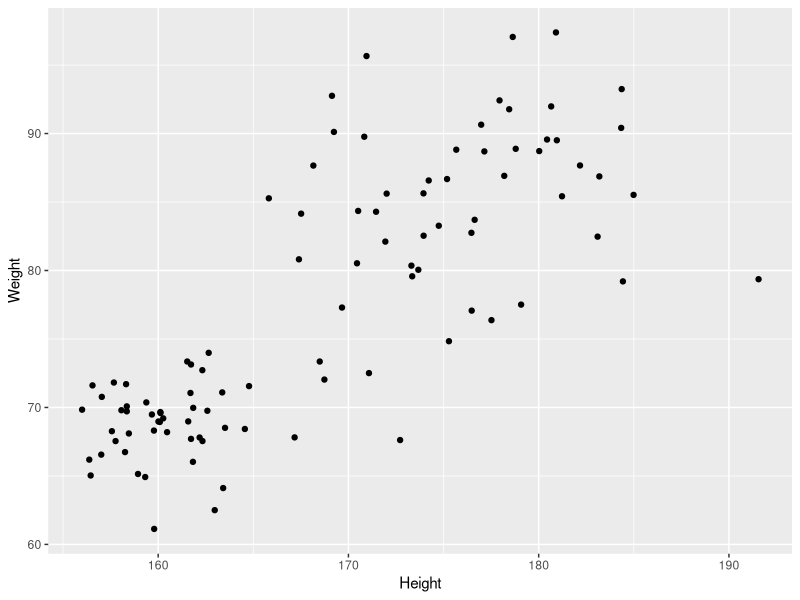
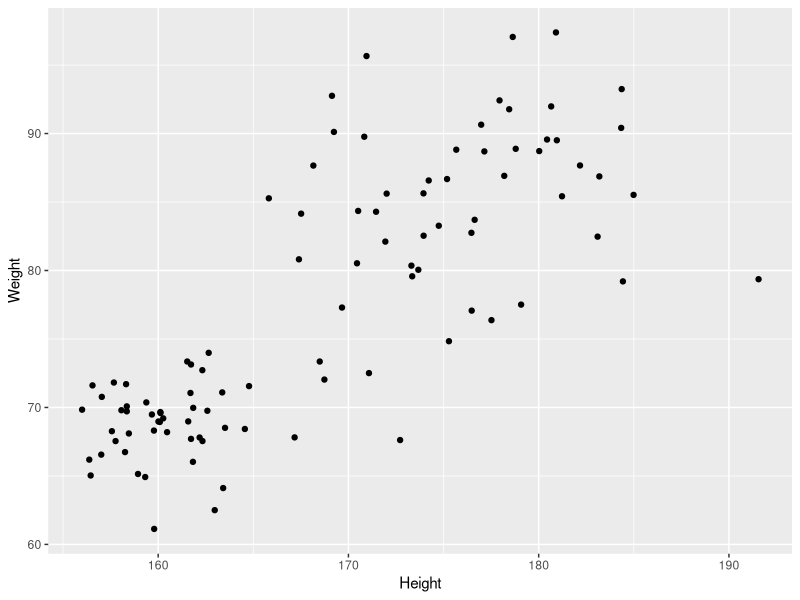
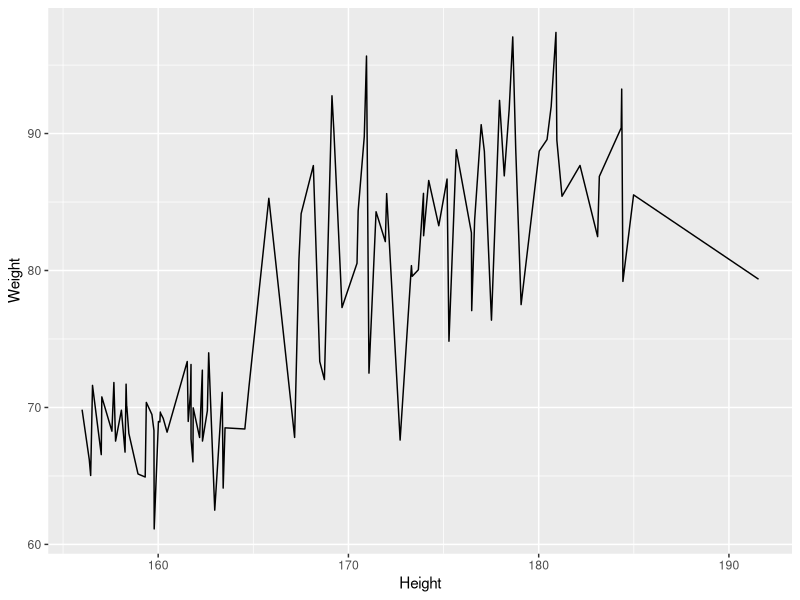
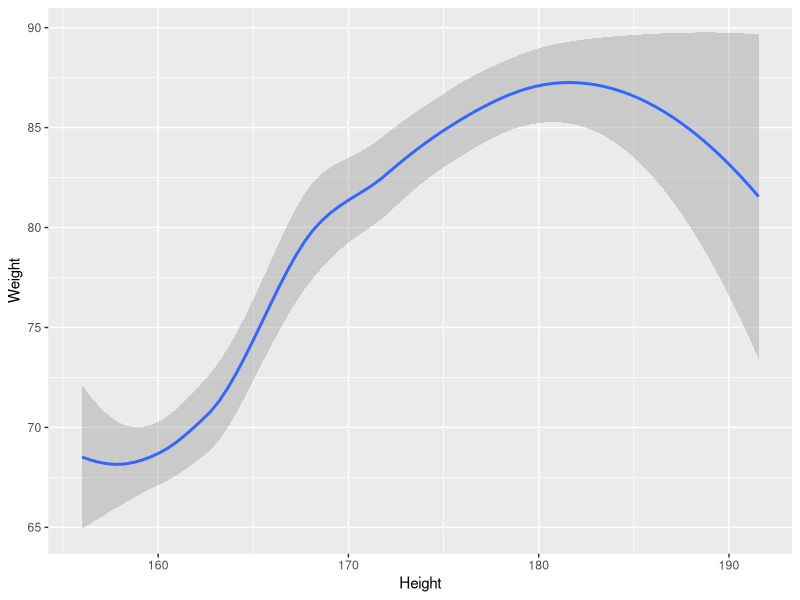
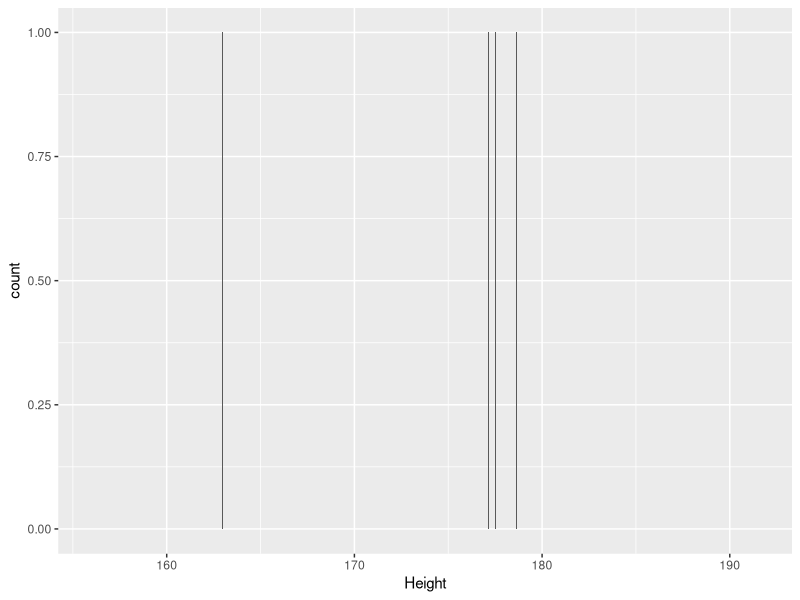
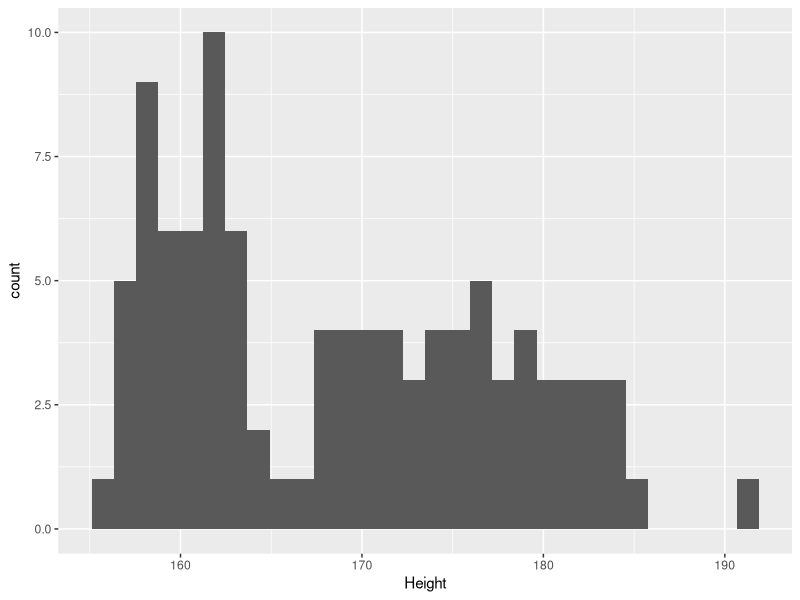
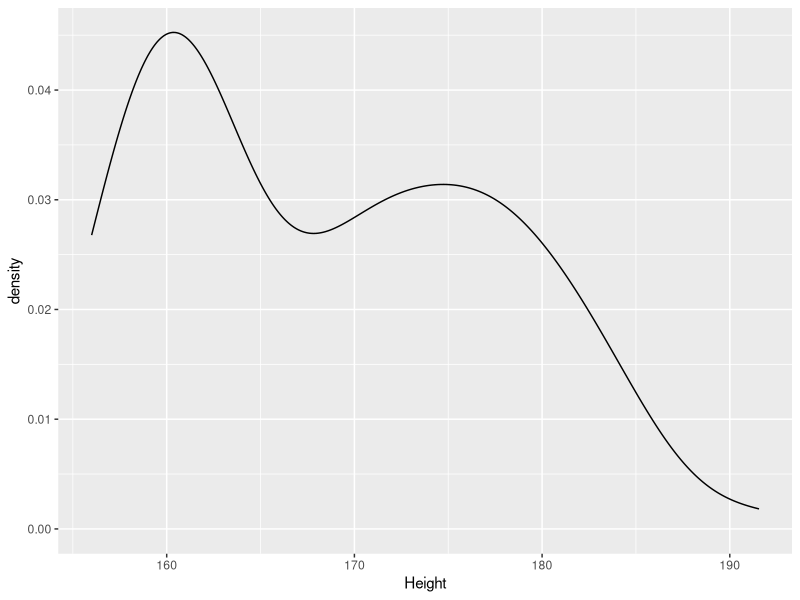
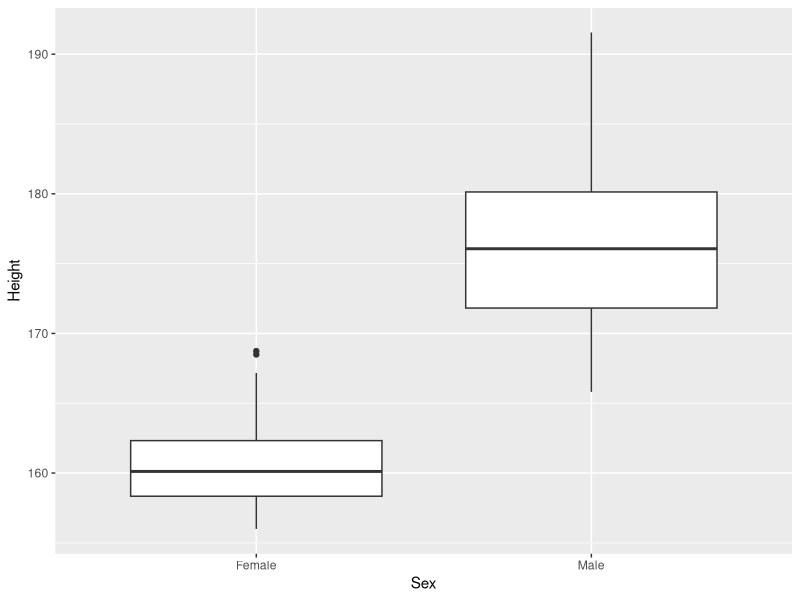

Generate these figures, in order, with R:
## ---- chunk 1
knitr::opts_chunk$set(echo = TRUE)
## ---- chunk 2
suppressPackageStartupMessages(library(tidyr))
suppressPackageStartupMessages(library(ggplot2))
suppressPackageStartupMessages(library(dplyr))
suppressPackageStartupMessages(library(stringr))
suppressPackageStartupMessages(library(lubridate))
## ---- chunk 3
library(tidyr)
library(ggplot2)
library(dplyr)
library(stringr)
library(lubridate)

patients_clean <- read.delim("patients_clean_ggplot2.txt",sep="\t")
knitr:::kable(head(patients_clean))
## ---- chunk 4
pcPlot <- ggplot(data=patients_clean)
class(pcPlot)
pcPlot$data[1:4,]
## ---- chunk 5
pcPlot$mapping
pcPlot$theme
pcPlot$layers
## ---- chunk 6
pcPlot <- ggplot(data=patients_clean)

pcPlot <- pcPlot+aes(x=Height,Weight)

pcPlot$mapping
pcPlot$theme
pcPlot$layers
## ---- chunk 7
pcPlot <- ggplot(data=patients_clean)

pcPlot <- pcPlot+aes(x=Height,Weight)
pcPlot <- pcPlot+geom_point()

pcPlot$mapping
pcPlot$theme
pcPlot$layers

## ---- chunk 8
pcPlot

## ---- chunk 9
pcPlot <- ggplot(data=patients_clean,
                 mapping=aes(x=Height,Weight))
pcPlot+geom_point()
## ---- chunk 10
pcPlot <- ggplot(data=patients_clean,
        mapping=aes(x=Height,Weight))

pcPlot_line <- pcPlot+geom_line() 

pcPlot_line

## ---- chunk 11
pcPlot <- ggplot(data=patients_clean,
        mapping=aes(x=Height,Weight))

pcPlot_smooth <- pcPlot+geom_smooth() 

pcPlot_smooth

## ---- chunk 12
pcPlot <- ggplot(data=patients_clean,
        mapping=aes(x=Height))

pcPlot_bar <- pcPlot+geom_bar() 

pcPlot_bar

# pcPlot <- ggplot(data=patients_clean,
#         mapping=aes(x=Height,))
# 
# pcPlot_bar <- pcPlot+geom_bar() 
# 
# pcPlot_bar

## ---- chunk 13
pcPlot <- ggplot(data=patients_clean,
        mapping=aes(x=Height))

pcPlot_hist <- pcPlot+geom_histogram() 

pcPlot_hist

## ---- chunk 14
pcPlot <- ggplot(data=patients_clean,
        mapping=aes(x=Height))

pcPlot_density <- pcPlot+geom_density() 

pcPlot_density

## ---- chunk 15

pcPlot <- ggplot(data=patients_clean,
        mapping=aes(x=Sex,y=Height))

pcPlot_boxplot <- pcPlot+geom_boxplot() 

pcPlot_boxplot
## ---- chunk 16

pcPlot <- ggplot(data=patients_clean,
        mapping=aes(x=Sex,y=Height))

pcPlot_violin <- pcPlot+geom_violin() 

pcPlot_violin
## ---- chunk 17
pcPlot <- ggplot(data=patients_clean,
                 mapping=aes(x=Height,Weight))
pcPlot+geom_point(colour="red")
## ---- chunk 18
pcPlot <- ggplot(data=patients_clean,
                 mapping=aes(x=Height,Weight))
pcPlot+geom_point()
## ---- chunk 19
pcPlot <- ggplot(data=patients_clean,
                 mapping=aes(x=Height,y=Weight,colour=Sex))
pcPlot+geom_point()
## ---- chunk 20
pcPlot <- ggplot(data=patients_clean,
                 mapping=aes(x=Height,y=Weight,shape=Sex))
pcPlot+geom_point()
## ---- chunk 21
pcPlot <- ggplot(data=patients_clean)
pcPlot+geom_point(aes(x=Height,y=Weight,colour=Sex))
pcPlot+geom_point(aes(x=Height,y=Weight,colour=Smokes))
pcPlot+geom_point(aes(x=Height,y=Weight,colour=Smokes,shape=Sex))
pcPlot+geom_violin(aes(x=Sex,y=Height,fill=Smokes))
## ---- chunk 22
pcPlot <- ggplot(data=patients_clean,aes(x=Height,y=Weight,colour=Sex))+geom_point()
pcPlot + facet_grid(Smokes~Sex)
## ---- chunk 23
pcPlot <- ggplot(data=patients_clean,aes(x=Height,y=Weight,colour=Sex))+geom_point()
pcPlot + facet_grid(~Sex)
## ---- chunk 24
pcPlot <- ggplot(data=patients_clean,aes(x=Height,y=Weight,colour=Sex))+geom_point()
pcPlot + facet_grid(Sex~.)
## ---- chunk 25
pcPlot <- ggplot(data=patients_clean,aes(x=Height,y=Weight,colour=Sex))+geom_point()
pcPlot + facet_wrap(~Smokes)
## ---- chunk 26
pcPlot <- ggplot(data=patients_clean,aes(x=Height,y=Weight,colour=Sex))+geom_point()
pcPlot + facet_wrap(~Pet+Smokes+Sex)
## ---- chunk 27
pcPlot + facet_grid(Smokes~Sex+Pet)
## ---- chunk 28

pcPlot +
  geom_point() +
  facet_grid(Smokes~Sex)+
  scale_x_continuous(name="height ('cm')",
                     limits = c(100,200),
                     breaks=c(125,150,175),
                     labels=c("small","justright","tall"))

## ---- chunk 29
pcPlot <- ggplot(data=patients_clean,aes(x=Sex,y=Height))
pcPlot +
  geom_violin(aes(x=Sex,y=Height)) +
  scale_x_discrete(labels=c("Girls","Guys"))

## ---- chunk 30
pcPlot <- ggplot(data=patients_clean,aes(x=Sex,y=Height,fill=Smokes))
pcPlot +
  geom_violin(aes(x=Sex,y=Height)) +
  scale_x_discrete(labels=c("Guys","Girls"))+
  scale_y_continuous(breaks=c(160,180),labels=c("Petite","Tall"))
## ---- chunk 31
pcPlot <- ggplot(data=patients_clean,
                 aes(x=Height,y=Weight,colour=Sex))
pcPlot + geom_point(size=4)
                  
## ---- chunk 32
pcPlot <- ggplot(data=patients_clean,
                 aes(x=Height,y=Weight,colour=Sex))
pcPlot + geom_point(size=4) + 
  scale_color_manual(values = c("Green","Purple"),
                     name="Gender")
                  
## ---- chunk 33
pcPlot <- ggplot(data=patients_clean,
                 aes(x=Height,y=Weight,colour=Pet))
pcPlot + geom_point(size=4) + 
  scale_color_brewer(palette = "Set2")
                  
## ---- chunk 34
pcPlot <- ggplot(data=patients_clean,
                 aes(x=Height,y=Weight,alpha=BMI))
pcPlot + geom_point(size=4) + 
  scale_alpha_continuous(range = c(0.5,1))
                  
## ---- chunk 35
pcPlot <- ggplot(data=patients_clean,
                 aes(x=Height,y=Weight,size=BMI))
pcPlot + geom_point(size=4) + 
  scale_size_continuous(range = c(3,6))
                  
## ---- chunk 36
pcPlot <- ggplot(data=patients_clean,
                 aes(x=Height,y=Weight,size=BMI))
pcPlot + geom_point() + scale_size_continuous(range = c(3,6), limits = c(25,40))
                  
## ---- chunk 37
pcPlot <- ggplot(data=patients_clean,
                 aes(x=Height,y=Weight,size=BMI))
pcPlot + geom_point() + scale_size_continuous(range = c(3,6), limits = c(25,40),breaks=c(25,35),labels=c("Good","Not So Good"))
                  
## ---- chunk 38
pcPlot <- ggplot(data=patients_clean,
                 aes(x=Height,y=Weight,colour=BMI))
pcPlot + geom_point(size=4,alpha=0.8) + 
  scale_colour_gradient(low = "White",high="Red")
                  
## ---- chunk 39
pcPlot <- ggplot(data=patients_clean,
                 aes(x=Height,y=Weight,colour=BMI))
pcPlot + geom_point(size=4,alpha=0.8) + 
  scale_colour_gradient2(low = "Blue",mid="Black",high="Red",midpoint = median(patients_clean$BMI))
## ---- chunk 40
pcPlot <- ggplot(data=patients_clean,
                 aes(x=Height,y=Weight,colour=BMI))
pcPlot + geom_point(size=4,alpha=0.8) + scale_colour_gradient2(low = "Blue",
                         mid="Black",
                         high="Red",
                         midpoint = median(patients_clean$BMI),
                         breaks=c(25,30),labels=c("Low","High"),
                         name="Body Mass Index")
## ---- chunk 41
pcPlot <- ggplot(data=patients_clean,
                 aes(x=Height,y=Weight,colour=BMI,shape=Sex))
pcPlot + geom_point(size=4,alpha=0.8)+ scale_shape_discrete(name="Gender") +scale_colour_gradient2(low = "Blue",mid="Black",high="Red",midpoint = median(patients_clean$BMI),
                         breaks=c(25,30),labels=c("Low","High"),
                         name="Body Mass Index")
                  
## ---- chunk 42
pcPlot <- ggplot(data=patients_clean,
        mapping=aes(x=Weight,y=Height))
pcPlot+geom_point()+stat_smooth()
## ---- chunk 43
pcPlot <- ggplot(data=patients_clean,
        mapping=aes(x=Weight,y=Height))
pcPlot+geom_point()+stat_smooth(method="lm")
## ---- chunk 44
pcPlot <- ggplot(data=patients_clean,
        mapping=aes(x=Weight,y=Height,colour=Sex))
pcPlot+geom_point()+stat_smooth(method="lm")
## ---- chunk 45
pcPlot <- ggplot(data=patients_clean,
        mapping=aes(x=Weight,y=Height,colour=Sex))
pcPlot+geom_point()+stat_smooth(aes(x=Weight,y=Height),method="lm",inherit.aes = F)
## ---- chunk 46
pcPlot <- ggplot(data=patients_clean,
        mapping=aes(x=Sex,y=Height))+geom_jitter()
pcPlot+stat_summary(fun.y=quantile,geom="point",colour="purple",size=8)
## ---- chunk 47
pcPlot <- ggplot(data=patients_clean,
        mapping=aes(x=Weight,y=Height))+geom_point()
pcPlot+theme_minimal()
## ---- chunk 48

pcPlot <- ggplot(data=patients_clean,
        mapping=aes(x=Weight,y=Height))+geom_point()
pcPlot+theme(
            rect = element_blank(),
            line = element_blank(),
            text = element_blank()
           )
## ---- chunk 49

theme_black <- function(base_size = 12, base_family = "Helvetica") {
    theme(
    line =               element_line(colour = "black", size = 0.5, linetype = 1,
                            lineend = "butt"),
    rect =               element_rect(fill = "white", colour = "black", size = 0.5, linetype = 1),
    text =               element_text(family = base_family, face = "plain",
                            colour = "black", size = base_size,
                            hjust = 0.5, vjust = 0.5, angle = 0, lineheight = 0.9,
                            margin=margin(4),debug=F),
    axis.text =          element_text(size = rel(0.8), colour = "white",margin=margin(5,5,10,5,"pt")),
    strip.text =         element_text(size = rel(0.8), colour = "white"),

    axis.line =          element_blank(),
    axis.text.x =        element_text(vjust = 1),
    axis.text.y =        element_text(hjust = 1),
    axis.ticks =         element_line(colour = "white", size = 0.2),
    axis.title =         element_text(colour = "white"),
    axis.title.x =       element_text(vjust = 1),
    axis.title.y =       element_text(angle = 90),
    axis.ticks.length =  unit(0.3, "lines"),

    legend.background =  element_rect(colour = NA),
    legend.margin =      unit(0.2, "cm"),
    legend.key =         element_rect(fill = "black", colour = "white"),
    legend.key.size =    unit(1.2, "lines"),
    legend.key.height =  NULL,
    legend.key.width =   NULL,
    legend.text =        element_text(size = rel(0.8), colour = "white"),
    legend.text.align =  NULL,
    legend.title =       element_text(size = rel(0.8), face = "bold", hjust = 0, colour = "white"),
    legend.title.align = NULL,
    legend.position =    "right",
    legend.direction =   "vertical",
    legend.justification = "center",
    legend.box =         NULL,

    panel.background =   element_rect(fill = "black", colour = NA),
    panel.border =       element_rect(fill = NA, colour = "white"),
    panel.grid.major =   element_line(colour = "grey20", size = 0.2),
    panel.grid.minor =   element_line(colour = "grey5", size = 0.5),
    panel.margin =       unit(0.25, "lines"),

    strip.background =   element_rect(fill = "grey30", colour = "grey10"),
    strip.text.x =       element_text(),
    strip.text.y =       element_text(angle = -90),

    plot.background =    element_rect(colour = "black", fill = "black"),
    plot.title =         element_text(size = rel(1.2)),
    plot.margin =        unit(c(1, 1, 0.5, 0.5), "lines"),

    complete = TRUE
  )
}

## ---- chunk 50

pcPlot <- ggplot(data=patients_clean,
        mapping=aes(x=Weight,y=Height))+geom_point(colour="White")
pcPlot+theme_black(base_size = 15)
## ---- chunk 51

pcPlot <- ggplot(data=patients_clean,
        mapping=aes(x=Weight,y=Height))+geom_point()
pcPlot+labs(title="Weight vs Height",y="Height (cm)")
## ---- chunk 52

pcPlot <- ggplot(data=patients_clean,
        mapping=aes(x=Height,y=Weight))+geom_point()
pcPlot+ggtitle("Weight vs Height")+ylab("Height (cm)")
## ---- chunk 53

pcPlot <- ggplot(data=patients_clean,
        mapping=aes(x=Weight,y=Height))+geom_point()
ggsave(pcPlot,filename = "anExampleplot.png",width = 15,height = 15,units = "cm")
